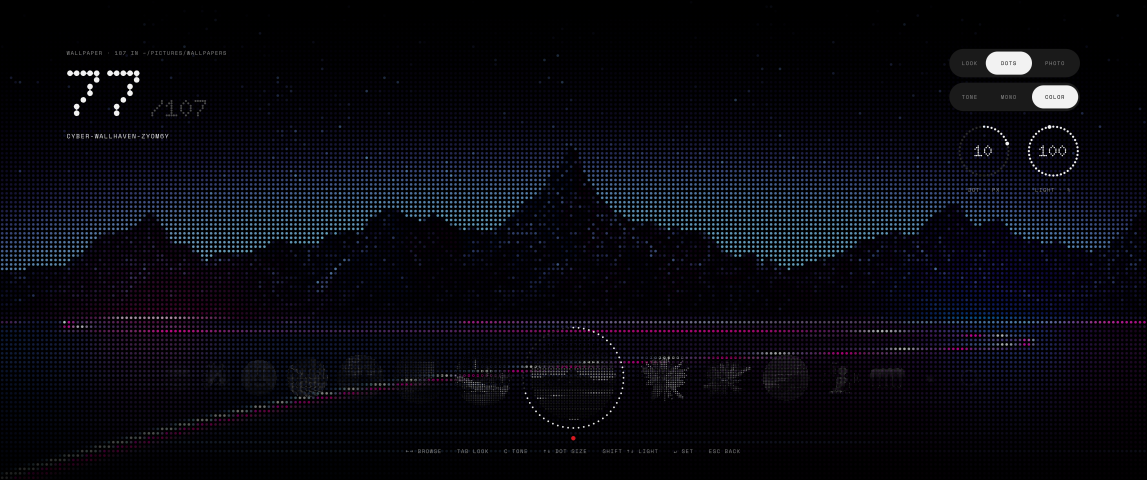
#> input picture wall-color-dots/color.png, 3440 x 1440 px (shown at 1/3 size)
$ python -i kraken.py   (imports and definitions only)
#> lines starting #> are read from the running program, lines starting #| are printed output that depends on the picture
#!/usr/bin/python3 -I
# local: the NZXT Kraken Z for services/Rgb.qml. One process owns the cooler through liquidctl's driver, kept open so
# nothing fights over it: the Aer fans' colour, the LCD's brightness, and what the LCD shows — Glyph's dial (CPU and GPU
# temperature as 5x7 dots, their load as the ring's two halves, coolant under), a GIF, or NZXT's own liquid screen.
# The dial is redrawn every TICK s while the screen is lit and re-sent only when something on it changed. The Kraken's
# display memory is volatile (a power cycle brings the stock screen back), so uploads don't wear anything; OpenKraken
# runs the same full upload per frame on this firmware (5.11) for hours. liquidctl logs a failed LCD transfer and carries
# on, so those errors are caught here and count as a USB error (reconnect): the panel still shows the old picture.
# A GIF that can't be played — not a GIF, cut short, gone, or failing to upload twice — is left alone until its file
# changes and the dial shows instead; a file's problem never drops the cooler. A GIF too big for the LCD's memory loses
# every other frame until it fits.
#
# stdin, JSON lines from Rgb.qml — the wanted state, whole or in part:
#   {"fans": "RRGGBB", "bright": 0-100, "screen": "dial"|"gif"|"liquid", "gif": path, "colors": [fg, dim, grey, head, red]}
#   {"init": true}  after sleep: initialize again and send everything again
# stdout, JSON lines:
#   {"hello": true, "fans": n}  connected; n — LED accessories on the external channel
#   {"frame": n, "cpu": °C, "cpuLoad": %, "gpu": °C, "gpuLoad": %, "liquid": °C}  a new dial is on the screen (FRAME)
#   {"bad": path}  the GIF that can't be played, the dial shows meanwhile ("" — none)
#
#   kraken.py dial OUT.png CPU CPULOAD GPU GPULOAD LIQUID FG DIM GREY HEAD RED   draw one dial and exit ("-" — no reading)
import ctypes, glob, json, logging, math, os, select, subprocess, sys, time
from PIL import Image, ImageDraw, ImageFont, ImageSequence

TICK = 3                # s between dial frames
RETRY, RESCAN = 5, 30   # s: after a USB error / when no Kraken turned up
MAX_GIF = 20_000_000    # bytes: liquidctl refuses 24.3 MB and up (the LCD's memory), so there's room for its re-encode
SIZE, SS = 320, 4       # panel px; drawn 4x and scaled down so the dots come out round
RUN = os.environ.get("XDG_RUNTIME_DIR") or "/tmp"
FRAME = os.path.join(RUN, "glyph-kraken.png")   # tmpfs: a frame every few seconds shouldn't hit the disk
GIF = os.path.join(RUN, "glyph-kraken.gif")
HOT = {"cpu": 90, "gpu": 85}                    # °C: the number goes red, like Glyph's meters past 80 %

GLYPHS = {
    "0": ["01110", "10001", "10001", "10001", "10001", "10001", "01110"],
    "1": ["00100", "01100", "00100", "00100", "00100", "00100", "01110"],
    "2": ["01110", "10001", "00001", "00010", "00100", "01000", "11111"],
    "3": ["11110", "00001", "00001", "01110", "00001", "00001", "11110"],
    "4": ["00010", "00110", "01010", "10010", "11111", "00010", "00010"],
    "5": ["11111", "10000", "11110", "00001", "00001", "10001", "01110"],
    "6": ["00110", "01000", "10000", "11110", "10001", "10001", "01110"],
    "7": ["11111", "00001", "00010", "00100", "01000", "01000", "01000"],
    "8": ["01110", "10001", "10001", "01110", "10001", "10001", "01110"],
    "9": ["01110", "10001", "10001", "01111", "00001", "00010", "01100"],
    "-": ["00000", "00000", "00000", "11111", "00000", "00000", "00000"],
}


def rgb(h):
    return tuple(int(h[i:i + 2], 16) for i in (0, 2, 4))


def log(*a):
    print("kraken:", *a, file=sys.stderr, flush=True)


# ---- the dial ----

def font_path():
    try:
        return subprocess.run(["fc-match", "-f", "%{file}", "Space Mono:style=Regular"],
                              capture_output=True, text=True, timeout=5).stdout.strip()
    except (OSError, subprocess.SubprocessError):
        return ""


# [1 line that did not run here, left out]
_fonts = {}


# [73 lines left out: functions font, draw_dial, not called in this run]


def square_gif(src, out):
    """Crop a GIF to its centre square at 320 px, frames on black — liquidctl would stretch anything not square. Too big
    for the LCD's memory: every other frame goes, the one kept holds on for both, until it fits."""
#> called with src = '../../../../wall-color-dots/color.png', out = 'out.png'
    frames, durations = [], []
    with Image.open(src) as im:
#> im is the input picture: PIL image 3440x1440 RGB; mean R, G, B 8.5, 8.6, 15
        for i, fr in enumerate(ImageSequence.Iterator(im)):
            if i >= 400:
                break
            f = fr.convert("RGBA")
            w, h = f.size
            m = min(w, h)
            f = f.crop(((w - m) // 2, (h - m) // 2, (w - m) // 2 + m, (h - m) // 2 + m)).resize((SIZE, SIZE), Image.LANCZOS)
            bg = Image.new("RGBA", f.size, (0, 0, 0, 255))
            frames.append(Image.alpha_composite(bg, f).convert("RGB"))
            durations.append(fr.info.get("duration", im.info.get("duration", 80)) or 80)
#> this loop made 1 pass
#> (w, h, m) on pass 1: (3440, 1440, 1440)
#> pass 1, in square_gif, `f = f.crop(((w - m) // 2, (h - m) // 2, (w - m) // 2 + m, (h - m) // 2..`:
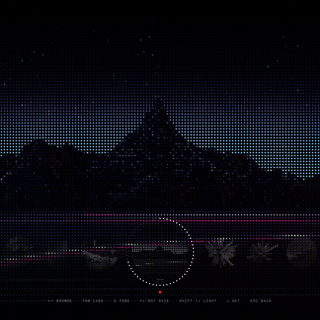
#> f: PIL image 320x320 RGBA; mean R, G, B, A 7.6, 8, 14.1, 255
#> after the loop, durations = [80]; frames = 1 item
    if not frames:
        raise ValueError("no frames")
    tmp = out + ".tmp.gif"
    while True:
        frames[0].save(tmp, save_all=True, append_images=frames[1:], duration=durations, loop=0, disposal=2)
        if os.path.getsize(tmp) <= MAX_GIF or len(frames) == 1:
            break
        frames, durations = frames[::2], [sum(durations[i:i + 2]) for i in range(0, len(durations), 2)]
    os.replace(tmp, out)


# ---- sensors ----

# [23 lines left out: functions hwmon, read_temp, not called in this run]


class Temp(ctypes.Structure):
    """nvmlTemperature_v1_t"""
    _fields_ = [("version", ctypes.c_uint), ("sensorType", ctypes.c_int), ("temperature", ctypes.c_int)]


TEMP_V1 = ctypes.sizeof(Temp) | 1 << 24  # NVML_STRUCT_VERSION(Temperature, 1)


class Nvml:
    """GPU temperature and load straight from libnvidia-ml — no nvidia-smi every few seconds. Temperature through
    nvmlDeviceGetTemperatureV: NVIDIA deprecated nvmlDeviceGetTemperature in CUDA 13 and drops it in 14 (it'll answer
    NVML_ERROR_DEPRECATED); the old call stays only for a driver older than V."""

    # [28 lines left out: functions __init__, temp, read, not called in this run]


class Sensors:
    # [27 lines left out: functions __init__, cpu_load, read, not called in this run]


# ---- the cooler ----

class Wedged(Exception):
    """liquidctl logged a failed LCD transfer (bucket setup / switch) and went on: the old picture is still up."""


class Lcd(logging.Handler):
    """liquidctl's log: everything from warnings up to stderr as before, the errors kept for upload() to check."""

    def __init__(self):
        super().__init__(logging.WARNING)
        self.errors = []

    # [5 lines left out: function emit, not called in this run]


LCD = Lcd()
# [1 line not run here, left out]


# [139 lines left out: functions upload, stamp, connect, main, not called in this run]


# [8 lines not run here, left out]

>>> result = square_gif('../../../../wall-color-dots/color.png', 'out.png')
